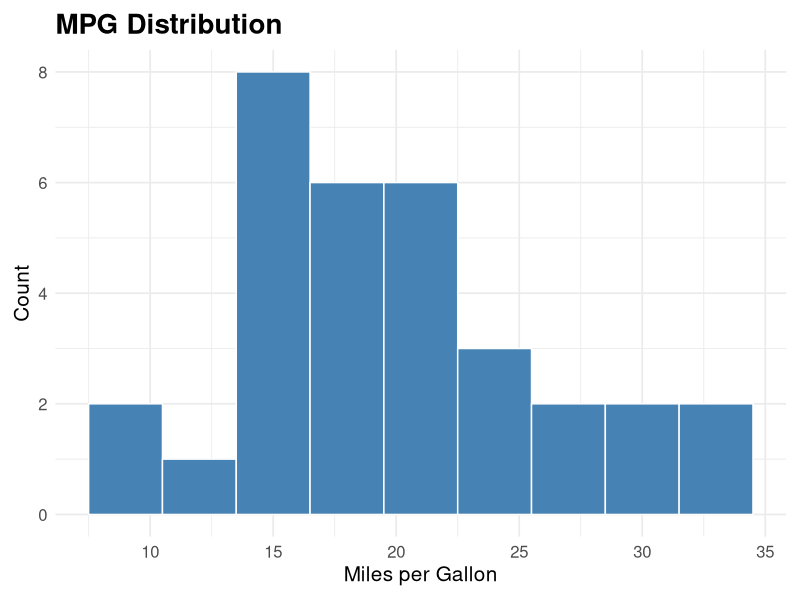
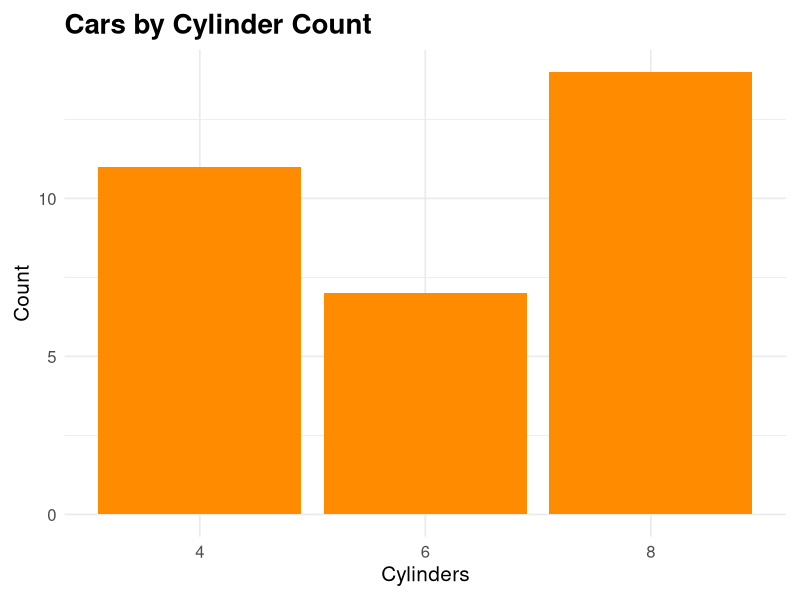

R code for these plots, in order:
# data_visualization_1.R
#' Save histogram and bar plot with `ggplot2`.
#'
#' @description Creates 2 PNG plots in `output/`.
#' @output `output/plot_histogram.png`, `output/plot_bar.png`

# Create output folder and load ggplot2.
if (!dir.exists("output")) dir.create("output", recursive = TRUE)
if (!requireNamespace("ggplot2", quietly = TRUE)) {
  stop("Package 'ggplot2' is required for data_visualization scripts.", call. = FALSE)
}
library(ggplot2)

# Use one clean theme.
plot_theme <- theme_minimal(base_size = 13) +
  theme(
    plot.title = element_text(size = 20, face = "bold"),
    axis.title = element_text(size = 15),
    axis.text = element_text(size = 12),
    legend.title = element_text(size = 13),
    legend.text = element_text(size = 12),
    plot.margin = margin(10, 10, 10, 10)
  )

# Build histogram.
p_hist <- ggplot(mtcars, aes(x = mpg)) +
  geom_histogram(binwidth = 3, fill = "steelblue", color = "white") +
  labs(title = "MPG Distribution", x = "Miles per Gallon", y = "Count") +
  plot_theme
ggsave("output/plot_histogram.png", p_hist, width = 7, height = 5, dpi = 300)

# Build bar plot.
p_bar <- ggplot(mtcars, aes(x = factor(cyl))) +
  geom_bar(fill = "darkorange") +
  labs(title = "Cars by Cylinder Count", x = "Cylinders", y = "Count") +
  plot_theme
ggsave("output/plot_bar.png", p_bar, width = 7, height = 5, dpi = 300)
